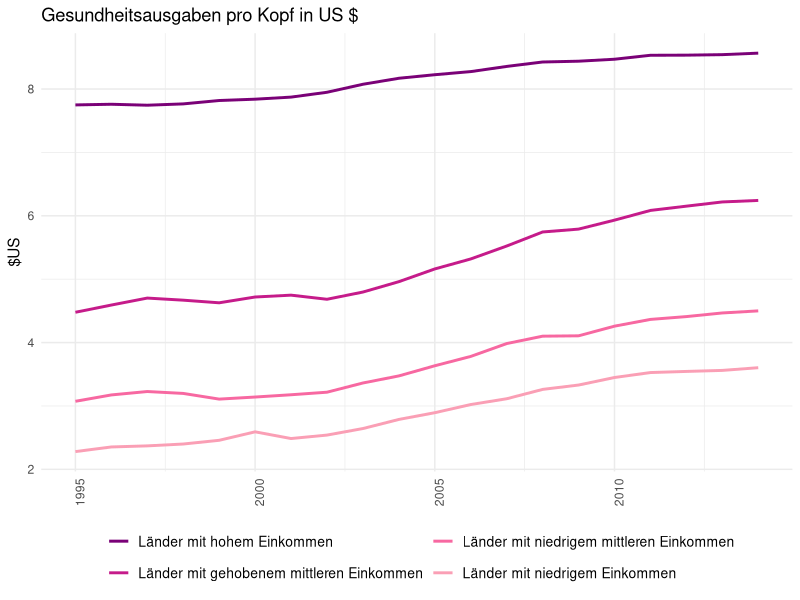
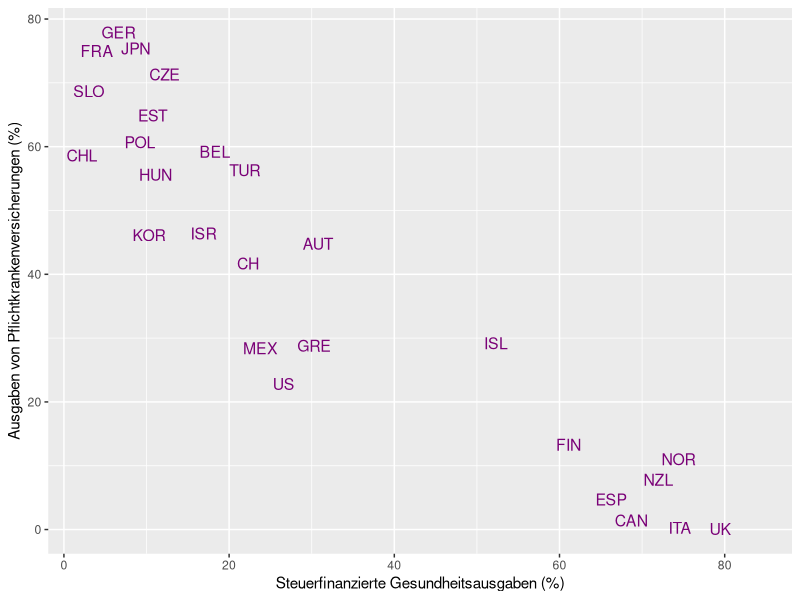

The R source for these figures, in order:
## ---- chunk 1
library(dplyr)
library(tidyr)
library(ggplot2)
library(ggthemes)
library(ggrepel)
library(scales)
## ---- chunk 2
df.per.capita<- read.csv('data/API_SH.XPD.PCAP_DS2_en_csv_v2.csv',skip = 4,stringsAsFactors = FALSE)
#df.per.capita<- read.csv('data/API_SH.XPD.PUBL_DS2_en_csv_v2.csv',skip = 4,stringsAsFactors = FALSE)

missing.years<- c(1960:1994,2015:2016)
missing.years.columns<- paste0("X",missing.years)
valid.years<- c(1995:2014)
valid.years.columns<- paste0("X",valid.years)
df.per.capita<-df.per.capita %>% select(-one_of(missing.years.columns))

## drop the countries with missing data
df.per.capita<-df.per.capita %>% filter(!is.na(X1995))
df.per.capita <-df.per.capita %>% filter(grepl("Low income|Lower middle income|Upper middle income|High income",Country.Name))
str(df.per.capita)
df.per.capita <- df.per.capita %>% select(one_of(c("Country.Name",valid.years.columns))) 

## ---- chunk 3
# df.per.capita <- df.per.capita %>%    mutate(quartile = ntile(X2014, 4)) %>% arrange((quartile))
# 
# groupy <-df.per.capita %>% group_by(quartile) %>% summarise_at(valid.years.columns,funs(mean))
## ---- chunk 4
gato<-df.per.capita %>% gather(year,expenditure,-Country.Name)
gato <- gato %>% mutate(year=as.numeric(gsub('X','',year)))
gato$Country.Name <- as.factor(gato$Country.Name)
gato$Country.Name <- factor(gato$Country.Name,  levels=rev(c("Low income","Lower middle income","Low & middle income","Middle income", "Upper middle income","High income")))


## ---- chunk 5
colors.vector<- rev(c("#fa9fb5","#f768a1","#c51b8a","#7a0177"))

title<- c("Gesundheitsausgaben pro Kopf in US $","$US")
#title<- c("Öffentliche Gesundheitsausgaben als Anteil der Gesamtgesundheitsausgaben","%")



ggplot(data=gato ,aes(x=year,y=log(expenditure),colour=(Country.Name)))+theme_minimal()+ geom_line(size=1)+labs(colour="")+ theme(axis.title = element_text(), axis.title.x=element_blank(), axis.text.x = element_text(angle = 90, hjust = 1),legend.text=element_text(size=10),plot.caption=element_text(size=8))+ ggtitle(title[1])+ylab(title[2]) + scale_colour_manual(values = colors.vector, labels = (c("Länder mit hohem Einkommen","Länder mit gehobenem mittleren Einkommen","Länder mit niedrigem mittleren Einkommen","Länder mit niedrigem Einkommen")))+  guides(fill = guide_legend(nrow = 2,ncol = 2, title.hjust = 0.4))+  guides(col = guide_legend(nrow = 2))+  theme(legend.position="bottom")


## ---- chunk 6
df2<-read.csv('data/dataset2.csv',stringsAsFactors = FALSE)

ggplot(df2,aes(x=Steuerfinanzierte.Gesundheitsausgaben,y=Ausgaben.von.Pflichtkrankenversicherungen,label=CODE))+  geom_text(check_overlap = TRUE,size=4,color="#7a0177")+labs(x='Steuerfinanzierte Gesundheitsausgaben (%)',y='Ausgaben von Pflichtkrankenversicherungen (%)')

